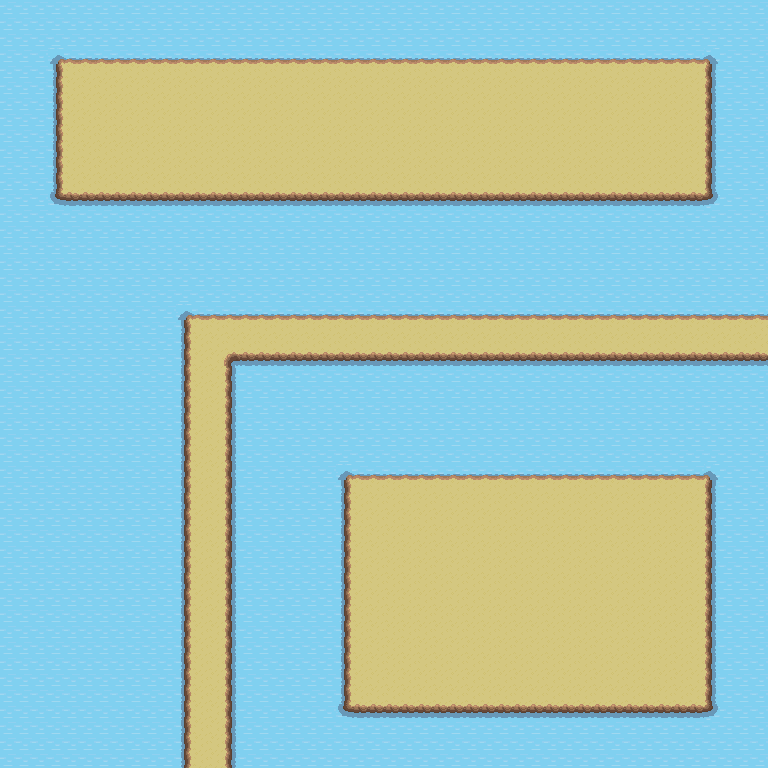

A 2D game scene composited from a Tiled map and its tileset images. What follows is a short description and the map's XML, with each tile layer's data collapsed to a summary:
An orthogonal 48x48 tile map with 16x16 px tiles, 3 tile layers (Base, Collision, Above).

<map version="1.0" orientation="orthogonal" width="48" height="48" tilewidth="16" tileheight="16">
 <properties>
  <property name="EntranceMap" value="0" />
  <property name="EntrancePos" value="6,21" />
  <property name="ExitMap" value="3" />
  <property name="ExitPos" value="15,9" />
  <property name="PathSize" value="12" />
 </properties>
 <tileset firstgid="1" name="edited_tiles" tilewidth="16" tileheight="16">
  <image source="edited_tiles.png" trans="ffffff" />
 </tileset>
 <layer name="Base" width="48" height="48">
  <data>[2304 cells, 2304 non-empty, 1 distinct tile ids]</data>
 </layer>
 <layer name="Collision" width="48" height="48">
  <data>[2304 cells, 1552 non-empty, 10 distinct tile ids]</data>
 </layer>
 <layer name="Above" width="48" height="48">
  <data>[2304 cells, 0 non-empty, 0 distinct tile ids]</data>
 </layer>
</map>
